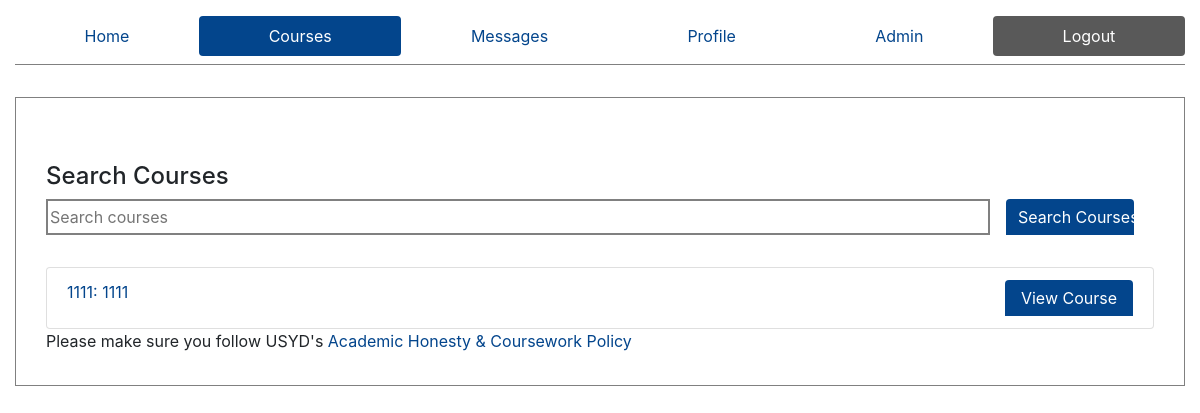
The page /courses/ (signed in) on the database as committed earlier.
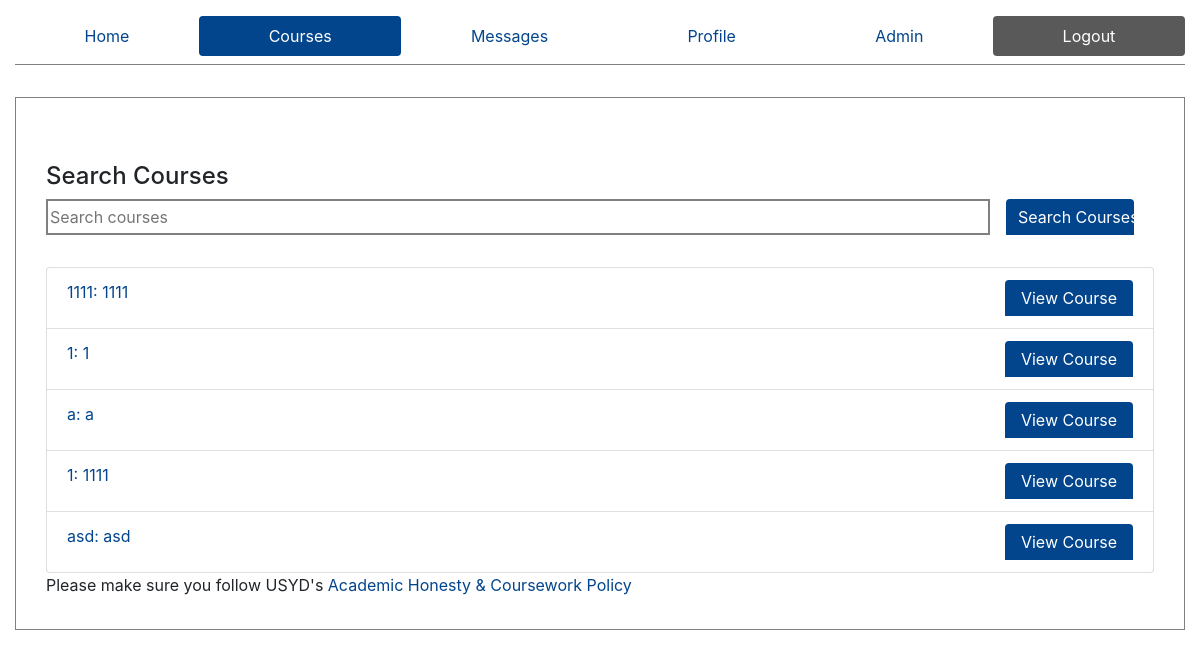
The same page on the database as committed later.
### ed/models.py (models this page shows)
class Course(models.Model):
    courseCode = models.CharField(max_length=20, default="Course Code")
    courseName = models.CharField(max_length=50, default="CourseName")
    members = models.ManyToManyField(Profile, through="MemberShip", through_fields=("course", "person"))

### ed/views.py (the view)
# urls.py: path('courses/', views.CourseList, name="All Courses"),
def CourseList(request):
    queryset = Course.objects.all()
    is_admin = False
    p = Profile.objects.get(user=request.user)
    if p.is_admin:
        is_admin = True
    context = {
        'active': 'courses',
        'courses': queryset.all(),
        'is_admin': is_admin
    }
    return render(request, 'courses.html', context=context)

### templates/courses.html (shortened to what this page needs)
{% extends "core.html" %}
{% block content %}
 <div class="container-fluid" style="margin-bottom: 2rem; margin-top: 3rem">
    <h4>Search Courses</h4>
    <div class="row">
        <div class="col-12">
        <form action="/courses/search" method="post" style="display: flex; justify-content: center">
            <div class="search-box" style="display: flex; width:100%; border: 1px solid gray;">
                <input id="search" name="search" type="text" placeholder="Search courses" style=" width:100%" role='search' aria-label="Search Courses">
            </div>
            <input type="submit" value="Search Courses" style="width: 8rem; margin-left: 1rem; margin-right: 1.25rem" class="btn btn-primary">
        </form>
        </div>
    </div>
</div>
<div class="container-fluid">
    {% if courses %}
        <ul class="list-group">
        {% for course in courses %}
            <li class="list-group-item" style="display: flex">
                <a href="{{course.courseCode}}">{{course.courseCode}}: {{course.courseName}}</a>
                <div class="ctas" style="margin-left: auto">
                    <a class="btn btn-primary" style="width:8rem" href="/courses/{{course.courseCode}}">
                        View Course
                    </a>
                </div>
            </li>
        {% endfor %}
        </ul>
    {% else %}
        <p>Couldn't find any courses.. try again</p>
    {% endif %}
{% endblock %}

Rows that differ between the two databases and show on the page:
added Course: courseCode "1", courseName "1"
added Course: courseCode "a", courseName "a"
added Course: courseCode "1", courseName "1111"
added Course: courseCode "asd", courseName "asd"
